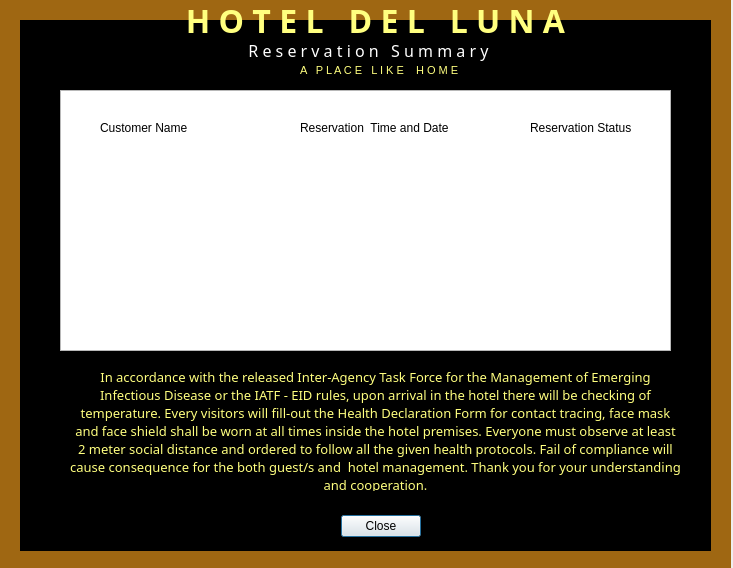
<?xml version="1.0" encoding="UTF-8"?>
<ui version="4.0">
 <class>Dialog</class>
 <widget class="QDialog" name="Dialog">
  <property name="geometry">
   <rect>
    <x>0</x>
    <y>0</y>
    <width>733</width>
    <height>568</height>
   </rect>
  </property>
  <property name="windowTitle">
   <string>Dialog</string>
  </property>
  <widget class="QDialogButtonBox" name="buttonBox">
   <property name="geometry">
    <rect>
     <x>80</x>
     <y>510</y>
     <width>341</width>
     <height>32</height>
    </rect>
   </property>
   <property name="orientation">
    <enum>Qt::Horizontal</enum>
   </property>
   <property name="standardButtons">
    <set>QDialogButtonBox::Close</set>
   </property>
  </widget>
  <widget class="QLabel" name="label_4">
   <property name="geometry">
    <rect>
     <x>70</x>
     <y>370</y>
     <width>611</width>
     <height>121</height>
    </rect>
   </property>
   <property name="palette">
    <palette>
     <active>
      <colorrole role="WindowText">
       <brush brushstyle="SolidPattern">
        <color alpha="255">
         <red>255</red>
         <green>255</green>
         <blue>127</blue>
        </color>
       </brush>
      </colorrole>
      <colorrole role="Button">
       <brush brushstyle="SolidPattern">
        <color alpha="255">
         <red>255</red>
         <green>255</green>
         <blue>127</blue>
        </color>
       </brush>
      </colorrole>
      <colorrole role="Light">
       <brush brushstyle="SolidPattern">
        <color alpha="255">
         <red>255</red>
         <green>255</green>
         <blue>255</blue>
        </color>
       </brush>
      </colorrole>
      <colorrole role="Midlight">
       <brush brushstyle="SolidPattern">
        <color alpha="255">
         <red>255</red>
         <green>255</green>
         <blue>191</blue>
        </color>
       </brush>
      </colorrole>
      <colorrole role="Dark">
       <brush brushstyle="SolidPattern">
        <color alpha="255">
         <red>127</red>
         <green>127</green>
         <blue>63</blue>
        </color>
       </brush>
      </colorrole>
      <colorrole role="Mid">
       <brush brushstyle="SolidPattern">
        <color alpha="255">
         <red>170</red>
         <green>170</green>
         <blue>84</blue>
        </color>
       </brush>
      </colorrole>
      <colorrole role="Text">
       <brush brushstyle="SolidPattern">
        <color alpha="255">
         <red>0</red>
         <green>0</green>
         <blue>0</blue>
        </color>
       </brush>
      </colorrole>
      <colorrole role="BrightText">
       <brush brushstyle="SolidPattern">
        <color alpha="255">
         <red>255</red>
         <green>255</green>
         <blue>255</blue>
        </color>
       </brush>
      </colorrole>
      <colorrole role="ButtonText">
       <brush brushstyle="SolidPattern">
        <color alpha="255">
         <red>0</red>
         <green>0</green>
         <blue>0</blue>
        </color>
       </brush>
      </colorrole>
      <colorrole role="Base">
       <brush brushstyle="SolidPattern">
        <color alpha="255">
         <red>255</red>
         <green>255</green>
         <blue>255</blue>
        </color>
       </brush>
      </colorrole>
      <colorrole role="Window">
       <brush brushstyle="SolidPattern">
        <color alpha="255">
         <red>255</red>
         <green>255</green>
         <blue>127</blue>
        </color>
       </brush>
      </colorrole>
      <colorrole role="Shadow">
       <brush brushstyle="SolidPattern">
        <color alpha="255">
         <red>0</red>
         <green>0</green>
         <blue>0</blue>
        </color>
       </brush>
      </colorrole>
      <colorrole role="AlternateBase">
       <brush brushstyle="SolidPattern">
        <color alpha="255">
         <red>255</red>
         <green>255</green>
         <blue>191</blue>
        </color>
       </brush>
      </colorrole>
      <colorrole role="ToolTipBase">
       <brush brushstyle="SolidPattern">
        <color alpha="255">
         <red>255</red>
         <green>255</green>
         <blue>220</blue>
        </color>
       </brush>
      </colorrole>
      <colorrole role="ToolTipText">
       <brush brushstyle="SolidPattern">
        <color alpha="255">
         <red>0</red>
         <green>0</green>
         <blue>0</blue>
        </color>
       </brush>
      </colorrole>
     </active>
     <inactive>
      <colorrole role="WindowText">
       <brush brushstyle="SolidPattern">
        <color alpha="255">
         <red>255</red>
         <green>255</green>
         <blue>127</blue>
        </color>
       </brush>
      </colorrole>
      <colorrole role="Button">
       <brush brushstyle="SolidPattern">
        <color alpha="255">
         <red>255</red>
         <green>255</green>
         <blue>127</blue>
        </color>
       </brush>
      </colorrole>
      <colorrole role="Light">
       <brush brushstyle="SolidPattern">
        <color alpha="255">
         <red>255</red>
         <green>255</green>
         <blue>255</blue>
        </color>
       </brush>
      </colorrole>
      <colorrole role="Midlight">
       <brush brushstyle="SolidPattern">
        <color alpha="255">
         <red>255</red>
         <green>255</green>
         <blue>191</blue>
        </color>
       </brush>
      </colorrole>
      <colorrole role="Dark">
       <brush brushstyle="SolidPattern">
        <color alpha="255">
         <red>127</red>
         <green>127</green>
         <blue>63</blue>
        </color>
       </brush>
      </colorrole>
      <colorrole role="Mid">
       <brush brushstyle="SolidPattern">
        <color alpha="255">
         <red>170</red>
         <green>170</green>
         <blue>84</blue>
        </color>
       </brush>
      </colorrole>
      <colorrole role="Text">
       <brush brushstyle="SolidPattern">
        <color alpha="255">
         <red>0</red>
         <green>0</green>
         <blue>0</blue>
        </color>
       </brush>
      </colorrole>
      <colorrole role="BrightText">
       <brush brushstyle="SolidPattern">
        <color alpha="255">
         <red>255</red>
         <green>255</green>
         <blue>255</blue>
        </color>
       </brush>
      </colorrole>
      <colorrole role="ButtonText">
       <brush brushstyle="SolidPattern">
        <color alpha="255">
         <red>0</red>
         <green>0</green>
         <blue>0</blue>
        </color>
       </brush>
      </colorrole>
      <colorrole role="Base">
       <brush brushstyle="SolidPattern">
        <color alpha="255">
         <red>255</red>
         <green>255</green>
         <blue>255</blue>
        </color>
       </brush>
      </colorrole>
      <colorrole role="Window">
       <brush brushstyle="SolidPattern">
        <color alpha="255">
         <red>255</red>
         <green>255</green>
         <blue>127</blue>
        </color>
       </brush>
      </colorrole>
      <colorrole role="Shadow">
       <brush brushstyle="SolidPattern">
        <color alpha="255">
         <red>0</red>
         <green>0</green>
         <blue>0</blue>
        </color>
       </brush>
      </colorrole>
      <colorrole role="AlternateBase">
       <brush brushstyle="SolidPattern">
        <color alpha="255">
         <red>255</red>
         <green>255</green>
         <blue>191</blue>
        </color>
       </brush>
      </colorrole>
      <colorrole role="ToolTipBase">
       <brush brushstyle="SolidPattern">
        <color alpha="255">
         <red>255</red>
         <green>255</green>
         <blue>220</blue>
        </color>
       </brush>
      </colorrole>
      <colorrole role="ToolTipText">
       <brush brushstyle="SolidPattern">
        <color alpha="255">
         <red>0</red>
         <green>0</green>
         <blue>0</blue>
        </color>
       </brush>
      </colorrole>
     </inactive>
     <disabled>
      <colorrole role="WindowText">
       <brush brushstyle="SolidPattern">
        <color alpha="255">
         <red>127</red>
         <green>127</green>
         <blue>63</blue>
        </color>
       </brush>
      </colorrole>
      <colorrole role="Button">
       <brush brushstyle="SolidPattern">
        <color alpha="255">
         <red>255</red>
         <green>255</green>
         <blue>127</blue>
        </color>
       </brush>
      </colorrole>
      <colorrole role="Light">
       <brush brushstyle="SolidPattern">
        <color alpha="255">
         <red>255</red>
         <green>255</green>
         <blue>255</blue>
        </color>
       </brush>
      </colorrole>
      <colorrole role="Midlight">
       <brush brushstyle="SolidPattern">
        <color alpha="255">
         <red>255</red>
         <green>255</green>
         <blue>191</blue>
        </color>
       </brush>
      </colorrole>
      <colorrole role="Dark">
       <brush brushstyle="SolidPattern">
        <color alpha="255">
         <red>127</red>
         <green>127</green>
         <blue>63</blue>
        </color>
       </brush>
      </colorrole>
      <colorrole role="Mid">
       <brush brushstyle="SolidPattern">
        <color alpha="255">
         <red>170</red>
         <green>170</green>
         <blue>84</blue>
        </color>
       </brush>
      </colorrole>
      <colorrole role="Text">
       <brush brushstyle="SolidPattern">
        <color alpha="255">
         <red>127</red>
         <green>127</green>
         <blue>63</blue>
        </color>
       </brush>
      </colorrole>
      <colorrole role="BrightText">
       <brush brushstyle="SolidPattern">
        <color alpha="255">
         <red>255</red>
         <green>255</green>
         <blue>255</blue>
        </color>
       </brush>
      </colorrole>
      <colorrole role="ButtonText">
       <brush brushstyle="SolidPattern">
        <color alpha="255">
         <red>127</red>
         <green>127</green>
         <blue>63</blue>
        </color>
       </brush>
      </colorrole>
      <colorrole role="Base">
       <brush brushstyle="SolidPattern">
        <color alpha="255">
         <red>255</red>
         <green>255</green>
         <blue>127</blue>
        </color>
       </brush>
      </colorrole>
      <colorrole role="Window">
       <brush brushstyle="SolidPattern">
        <color alpha="255">
         <red>255</red>
         <green>255</green>
         <blue>127</blue>
        </color>
       </brush>
      </colorrole>
      <colorrole role="Shadow">
       <brush brushstyle="SolidPattern">
        <color alpha="255">
         <red>0</red>
         <green>0</green>
         <blue>0</blue>
        </color>
       </brush>
      </colorrole>
      <colorrole role="AlternateBase">
       <brush brushstyle="SolidPattern">
        <color alpha="255">
         <red>255</red>
         <green>255</green>
         <blue>127</blue>
        </color>
       </brush>
      </colorrole>
      <colorrole role="ToolTipBase">
       <brush brushstyle="SolidPattern">
        <color alpha="255">
         <red>255</red>
         <green>255</green>
         <blue>220</blue>
        </color>
       </brush>
      </colorrole>
      <colorrole role="ToolTipText">
       <brush brushstyle="SolidPattern">
        <color alpha="255">
         <red>0</red>
         <green>0</green>
         <blue>0</blue>
        </color>
       </brush>
      </colorrole>
     </disabled>
    </palette>
   </property>
   <property name="font">
    <font>
     <family>Century Gothic</family>
     <pointsize>10</pointsize>
     <weight>50</weight>
     <bold>false</bold>
    </font>
   </property>
   <property name="toolTipDuration">
    <number>-4</number>
   </property>
   <property name="autoFillBackground">
    <bool>false</bool>
   </property>
   <property name="text">
    <string>In accordance with the released Inter-Agency Task Force for the Management of Emerging Infectious Disease or the IATF - EID rules, upon arrival in the hotel there will be checking of temperature. Every visitors will fill-out the Health Declaration Form for contact tracing, face mask and face shield shall be worn at all times inside the hotel premises. Everyone must observe at least 2 meter social distance and ordered to follow all the given health protocols. Fail of compliance will cause consequence for the both guest/s and  hotel management. Thank you for your understanding and cooperation.</string>
   </property>
   <property name="alignment">
    <set>Qt::AlignCenter</set>
   </property>
   <property name="wordWrap">
    <bool>true</bool>
   </property>
  </widget>
  <widget class="QLabel" name="label_2">
   <property name="geometry">
    <rect>
     <x>110</x>
     <y>30</y>
     <width>521</width>
     <height>41</height>
    </rect>
   </property>
   <property name="palette">
    <palette>
     <active>
      <colorrole role="WindowText">
       <brush brushstyle="SolidPattern">
        <color alpha="255">
         <red>255</red>
         <green>255</green>
         <blue>255</blue>
        </color>
       </brush>
      </colorrole>
      <colorrole role="Button">
       <brush brushstyle="SolidPattern">
        <color alpha="255">
         <red>255</red>
         <green>255</green>
         <blue>127</blue>
        </color>
       </brush>
      </colorrole>
      <colorrole role="Light">
       <brush brushstyle="SolidPattern">
        <color alpha="255">
         <red>255</red>
         <green>255</green>
         <blue>255</blue>
        </color>
       </brush>
      </colorrole>
      <colorrole role="Midlight">
       <brush brushstyle="SolidPattern">
        <color alpha="255">
         <red>255</red>
         <green>255</green>
         <blue>191</blue>
        </color>
       </brush>
      </colorrole>
      <colorrole role="Dark">
       <brush brushstyle="SolidPattern">
        <color alpha="255">
         <red>127</red>
         <green>127</green>
         <blue>63</blue>
        </color>
       </brush>
      </colorrole>
      <colorrole role="Mid">
       <brush brushstyle="SolidPattern">
        <color alpha="255">
         <red>170</red>
         <green>170</green>
         <blue>84</blue>
        </color>
       </brush>
      </colorrole>
      <colorrole role="Text">
       <brush brushstyle="SolidPattern">
        <color alpha="255">
         <red>0</red>
         <green>0</green>
         <blue>0</blue>
        </color>
       </brush>
      </colorrole>
      <colorrole role="BrightText">
       <brush brushstyle="SolidPattern">
        <color alpha="255">
         <red>255</red>
         <green>255</green>
         <blue>255</blue>
        </color>
       </brush>
      </colorrole>
      <colorrole role="ButtonText">
       <brush brushstyle="SolidPattern">
        <color alpha="255">
         <red>0</red>
         <green>0</green>
         <blue>0</blue>
        </color>
       </brush>
      </colorrole>
      <colorrole role="Base">
       <brush brushstyle="SolidPattern">
        <color alpha="255">
         <red>255</red>
         <green>255</green>
         <blue>255</blue>
        </color>
       </brush>
      </colorrole>
      <colorrole role="Window">
       <brush brushstyle="SolidPattern">
        <color alpha="255">
         <red>255</red>
         <green>255</green>
         <blue>127</blue>
        </color>
       </brush>
      </colorrole>
      <colorrole role="Shadow">
       <brush brushstyle="SolidPattern">
        <color alpha="255">
         <red>0</red>
         <green>0</green>
         <blue>0</blue>
        </color>
       </brush>
      </colorrole>
      <colorrole role="AlternateBase">
       <brush brushstyle="SolidPattern">
        <color alpha="255">
         <red>255</red>
         <green>255</green>
         <blue>191</blue>
        </color>
       </brush>
      </colorrole>
      <colorrole role="ToolTipBase">
       <brush brushstyle="SolidPattern">
        <color alpha="255">
         <red>255</red>
         <green>255</green>
         <blue>220</blue>
        </color>
       </brush>
      </colorrole>
      <colorrole role="ToolTipText">
       <brush brushstyle="SolidPattern">
        <color alpha="255">
         <red>0</red>
         <green>0</green>
         <blue>0</blue>
        </color>
       </brush>
      </colorrole>
     </active>
     <inactive>
      <colorrole role="WindowText">
       <brush brushstyle="SolidPattern">
        <color alpha="255">
         <red>255</red>
         <green>255</green>
         <blue>255</blue>
        </color>
       </brush>
      </colorrole>
      <colorrole role="Button">
       <brush brushstyle="SolidPattern">
        <color alpha="255">
         <red>255</red>
         <green>255</green>
         <blue>127</blue>
        </color>
       </brush>
      </colorrole>
      <colorrole role="Light">
       <brush brushstyle="SolidPattern">
        <color alpha="255">
         <red>255</red>
         <green>255</green>
         <blue>255</blue>
        </color>
       </brush>
      </colorrole>
      <colorrole role="Midlight">
       <brush brushstyle="SolidPattern">
        <color alpha="255">
         <red>255</red>
         <green>255</green>
         <blue>191</blue>
        </color>
       </brush>
      </colorrole>
      <colorrole role="Dark">
       <brush brushstyle="SolidPattern">
        <color alpha="255">
         <red>127</red>
         <green>127</green>
         <blue>63</blue>
        </color>
       </brush>
      </colorrole>
      <colorrole role="Mid">
       <brush brushstyle="SolidPattern">
        <color alpha="255">
         <red>170</red>
         <green>170</green>
         <blue>84</blue>
        </color>
       </brush>
      </colorrole>
      <colorrole role="Text">
       <brush brushstyle="SolidPattern">
        <color alpha="255">
         <red>0</red>
         <green>0</green>
         <blue>0</blue>
        </color>
       </brush>
      </colorrole>
      <colorrole role="BrightText">
       <brush brushstyle="SolidPattern">
        <color alpha="255">
         <red>255</red>
         <green>255</green>
         <blue>255</blue>
        </color>
       </brush>
      </colorrole>
      <colorrole role="ButtonText">
       <brush brushstyle="SolidPattern">
        <color alpha="255">
         <red>0</red>
         <green>0</green>
         <blue>0</blue>
        </color>
       </brush>
      </colorrole>
      <colorrole role="Base">
       <brush brushstyle="SolidPattern">
        <color alpha="255">
         <red>255</red>
         <green>255</green>
         <blue>255</blue>
        </color>
       </brush>
      </colorrole>
      <colorrole role="Window">
       <brush brushstyle="SolidPattern">
        <color alpha="255">
         <red>255</red>
         <green>255</green>
         <blue>127</blue>
        </color>
       </brush>
      </colorrole>
      <colorrole role="Shadow">
       <brush brushstyle="SolidPattern">
        <color alpha="255">
         <red>0</red>
         <green>0</green>
         <blue>0</blue>
        </color>
       </brush>
      </colorrole>
      <colorrole role="AlternateBase">
       <brush brushstyle="SolidPattern">
        <color alpha="255">
         <red>255</red>
         <green>255</green>
         <blue>191</blue>
        </color>
       </brush>
      </colorrole>
      <colorrole role="ToolTipBase">
       <brush brushstyle="SolidPattern">
        <color alpha="255">
         <red>255</red>
         <green>255</green>
         <blue>220</blue>
        </color>
       </brush>
      </colorrole>
      <colorrole role="ToolTipText">
       <brush brushstyle="SolidPattern">
        <color alpha="255">
         <red>0</red>
         <green>0</green>
         <blue>0</blue>
        </color>
       </brush>
      </colorrole>
     </inactive>
     <disabled>
      <colorrole role="WindowText">
       <brush brushstyle="SolidPattern">
        <color alpha="255">
         <red>127</red>
         <green>127</green>
         <blue>63</blue>
        </color>
       </brush>
      </colorrole>
      <colorrole role="Button">
       <brush brushstyle="SolidPattern">
        <color alpha="255">
         <red>255</red>
         <green>255</green>
         <blue>127</blue>
        </color>
       </brush>
      </colorrole>
      <colorrole role="Light">
       <brush brushstyle="SolidPattern">
        <color alpha="255">
         <red>255</red>
         <green>255</green>
         <blue>255</blue>
        </color>
       </brush>
      </colorrole>
      <colorrole role="Midlight">
       <brush brushstyle="SolidPattern">
        <color alpha="255">
         <red>255</red>
         <green>255</green>
         <blue>191</blue>
        </color>
       </brush>
      </colorrole>
      <colorrole role="Dark">
       <brush brushstyle="SolidPattern">
        <color alpha="255">
         <red>127</red>
         <green>127</green>
         <blue>63</blue>
        </color>
       </brush>
      </colorrole>
      <colorrole role="Mid">
       <brush brushstyle="SolidPattern">
        <color alpha="255">
         <red>170</red>
         <green>170</green>
         <blue>84</blue>
        </color>
       </brush>
      </colorrole>
      <colorrole role="Text">
       <brush brushstyle="SolidPattern">
        <color alpha="255">
         <red>127</red>
         <green>127</green>
         <blue>63</blue>
        </color>
       </brush>
      </colorrole>
      <colorrole role="BrightText">
       <brush brushstyle="SolidPattern">
        <color alpha="255">
         <red>255</red>
         <green>255</green>
         <blue>255</blue>
        </color>
       </brush>
      </colorrole>
      <colorrole role="ButtonText">
       <brush brushstyle="SolidPattern">
        <color alpha="255">
         <red>127</red>
         <green>127</green>
         <blue>63</blue>
        </color>
       </brush>
      </colorrole>
      <colorrole role="Base">
       <brush brushstyle="SolidPattern">
        <color alpha="255">
         <red>255</red>
         <green>255</green>
         <blue>127</blue>
        </color>
       </brush>
      </colorrole>
      <colorrole role="Window">
       <brush brushstyle="SolidPattern">
        <color alpha="255">
         <red>255</red>
         <green>255</green>
         <blue>127</blue>
        </color>
       </brush>
      </colorrole>
      <colorrole role="Shadow">
       <brush brushstyle="SolidPattern">
        <color alpha="255">
         <red>0</red>
         <green>0</green>
         <blue>0</blue>
        </color>
       </brush>
      </colorrole>
      <colorrole role="AlternateBase">
       <brush brushstyle="SolidPattern">
        <color alpha="255">
         <red>255</red>
         <green>255</green>
         <blue>127</blue>
        </color>
       </brush>
      </colorrole>
      <colorrole role="ToolTipBase">
       <brush brushstyle="SolidPattern">
        <color alpha="255">
         <red>255</red>
         <green>255</green>
         <blue>220</blue>
        </color>
       </brush>
      </colorrole>
      <colorrole role="ToolTipText">
       <brush brushstyle="SolidPattern">
        <color alpha="255">
         <red>0</red>
         <green>0</green>
         <blue>0</blue>
        </color>
       </brush>
      </colorrole>
     </disabled>
    </palette>
   </property>
   <property name="font">
    <font>
     <family>Century Gothic</family>
     <pointsize>12</pointsize>
     <weight>50</weight>
     <bold>false</bold>
    </font>
   </property>
   <property name="toolTipDuration">
    <number>-4</number>
   </property>
   <property name="autoFillBackground">
    <bool>false</bool>
   </property>
   <property name="text">
    <string>R e s e r v a t i o n   S u m m a r y </string>
   </property>
   <property name="alignment">
    <set>Qt::AlignCenter</set>
   </property>
  </widget>
  <widget class="QListView" name="listView">
   <property name="geometry">
    <rect>
     <x>60</x>
     <y>90</y>
     <width>611</width>
     <height>261</height>
    </rect>
   </property>
  </widget>
  <widget class="QLabel" name="label_3">
   <property name="geometry">
    <rect>
     <x>100</x>
     <y>120</y>
     <width>91</width>
     <height>16</height>
    </rect>
   </property>
   <property name="text">
    <string>Customer Name</string>
   </property>
   <property name="wordWrap">
    <bool>true</bool>
   </property>
  </widget>
  <widget class="QLabel" name="label_5">
   <property name="geometry">
    <rect>
     <x>300</x>
     <y>120</y>
     <width>161</width>
     <height>16</height>
    </rect>
   </property>
   <property name="text">
    <string>Reservation  Time and Date</string>
   </property>
   <property name="wordWrap">
    <bool>true</bool>
   </property>
  </widget>
  <widget class="QLabel" name="label_6">
   <property name="geometry">
    <rect>
     <x>530</x>
     <y>120</y>
     <width>161</width>
     <height>16</height>
    </rect>
   </property>
   <property name="text">
    <string>Reservation Status</string>
   </property>
   <property name="wordWrap">
    <bool>true</bool>
   </property>
  </widget>
  <widget class="QLabel" name="label_7">
   <property name="geometry">
    <rect>
     <x>0</x>
     <y>0</y>
     <width>731</width>
     <height>571</height>
    </rect>
   </property>
   <property name="palette">
    <palette>
     <active>
      <colorrole role="Base">
       <brush brushstyle="SolidPattern">
        <color alpha="255">
         <red>255</red>
         <green>255</green>
         <blue>255</blue>
        </color>
       </brush>
      </colorrole>
      <colorrole role="Window">
       <brush brushstyle="SolidPattern">
        <color alpha="255">
         <red>159</red>
         <green>103</green>
         <blue>18</blue>
        </color>
       </brush>
      </colorrole>
     </active>
     <inactive>
      <colorrole role="Base">
       <brush brushstyle="SolidPattern">
        <color alpha="255">
         <red>255</red>
         <green>255</green>
         <blue>255</blue>
        </color>
       </brush>
      </colorrole>
      <colorrole role="Window">
       <brush brushstyle="SolidPattern">
        <color alpha="255">
         <red>159</red>
         <green>103</green>
         <blue>18</blue>
        </color>
       </brush>
      </colorrole>
     </inactive>
     <disabled>
      <colorrole role="Base">
       <brush brushstyle="SolidPattern">
        <color alpha="255">
         <red>159</red>
         <green>103</green>
         <blue>18</blue>
        </color>
       </brush>
      </colorrole>
      <colorrole role="Window">
       <brush brushstyle="SolidPattern">
        <color alpha="255">
         <red>159</red>
         <green>103</green>
         <blue>18</blue>
        </color>
       </brush>
      </colorrole>
     </disabled>
    </palette>
   </property>
   <property name="autoFillBackground">
    <bool>true</bool>
   </property>
   <property name="text">
    <string/>
   </property>
  </widget>
  <widget class="QLabel" name="label_8">
   <property name="geometry">
    <rect>
     <x>20</x>
     <y>20</y>
     <width>691</width>
     <height>531</height>
    </rect>
   </property>
   <property name="palette">
    <palette>
     <active>
      <colorrole role="Base">
       <brush brushstyle="SolidPattern">
        <color alpha="255">
         <red>255</red>
         <green>255</green>
         <blue>255</blue>
        </color>
       </brush>
      </colorrole>
      <colorrole role="Window">
       <brush brushstyle="SolidPattern">
        <color alpha="255">
         <red>0</red>
         <green>0</green>
         <blue>0</blue>
        </color>
       </brush>
      </colorrole>
     </active>
     <inactive>
      <colorrole role="Base">
       <brush brushstyle="SolidPattern">
        <color alpha="255">
         <red>255</red>
         <green>255</green>
         <blue>255</blue>
        </color>
       </brush>
      </colorrole>
      <colorrole role="Window">
       <brush brushstyle="SolidPattern">
        <color alpha="255">
         <red>0</red>
         <green>0</green>
         <blue>0</blue>
        </color>
       </brush>
      </colorrole>
     </inactive>
     <disabled>
      <colorrole role="Base">
       <brush brushstyle="SolidPattern">
        <color alpha="255">
         <red>0</red>
         <green>0</green>
         <blue>0</blue>
        </color>
       </brush>
      </colorrole>
      <colorrole role="Window">
       <brush brushstyle="SolidPattern">
        <color alpha="255">
         <red>0</red>
         <green>0</green>
         <blue>0</blue>
        </color>
       </brush>
      </colorrole>
     </disabled>
    </palette>
   </property>
   <property name="autoFillBackground">
    <bool>true</bool>
   </property>
   <property name="text">
    <string>TextLabel</string>
   </property>
  </widget>
  <widget class="QLabel" name="label">
   <property name="geometry">
    <rect>
     <x>30</x>
     <y>0</y>
     <width>691</width>
     <height>41</height>
    </rect>
   </property>
   <property name="palette">
    <palette>
     <active>
      <colorrole role="WindowText">
       <brush brushstyle="SolidPattern">
        <color alpha="255">
         <red>255</red>
         <green>255</green>
         <blue>127</blue>
        </color>
       </brush>
      </colorrole>
      <colorrole role="Button">
       <brush brushstyle="SolidPattern">
        <color alpha="255">
         <red>255</red>
         <green>255</green>
         <blue>127</blue>
        </color>
       </brush>
      </colorrole>
      <colorrole role="Light">
       <brush brushstyle="SolidPattern">
        <color alpha="255">
         <red>255</red>
         <green>255</green>
         <blue>255</blue>
        </color>
       </brush>
      </colorrole>
      <colorrole role="Midlight">
       <brush brushstyle="SolidPattern">
        <color alpha="255">
         <red>255</red>
         <green>255</green>
         <blue>191</blue>
        </color>
       </brush>
      </colorrole>
      <colorrole role="Dark">
       <brush brushstyle="SolidPattern">
        <color alpha="255">
         <red>127</red>
         <green>127</green>
         <blue>63</blue>
        </color>
       </brush>
      </colorrole>
      <colorrole role="Mid">
       <brush brushstyle="SolidPattern">
        <color alpha="255">
         <red>170</red>
         <green>170</green>
         <blue>84</blue>
        </color>
       </brush>
      </colorrole>
      <colorrole role="Text">
       <brush brushstyle="SolidPattern">
        <color alpha="255">
         <red>0</red>
         <green>0</green>
         <blue>0</blue>
        </color>
       </brush>
      </colorrole>
      <colorrole role="BrightText">
       <brush brushstyle="SolidPattern">
        <color alpha="255">
         <red>255</red>
         <green>255</green>
         <blue>255</blue>
        </color>
       </brush>
      </colorrole>
      <colorrole role="ButtonText">
       <brush brushstyle="SolidPattern">
        <color alpha="255">
         <red>0</red>
         <green>0</green>
         <blue>0</blue>
        </color>
       </brush>
      </colorrole>
      <colorrole role="Base">
       <brush brushstyle="SolidPattern">
        <color alpha="255">
         <red>255</red>
         <green>255</green>
         <blue>255</blue>
        </color>
       </brush>
      </colorrole>
      <colorrole role="Window">
       <brush brushstyle="SolidPattern">
        <color alpha="255">
         <red>255</red>
         <green>255</green>
         <blue>127</blue>
        </color>
       </brush>
      </colorrole>
      <colorrole role="Shadow">
       <brush brushstyle="SolidPattern">
        <color alpha="255">
         <red>0</red>
         <green>0</green>
         <blue>0</blue>
        </color>
       </brush>
      </colorrole>
      <colorrole role="AlternateBase">
       <brush brushstyle="SolidPattern">
        <color alpha="255">
         <red>255</red>
         <green>255</green>
         <blue>191</blue>
        </color>
       </brush>
      </colorrole>
      <colorrole role="ToolTipBase">
       <brush brushstyle="SolidPattern">
        <color alpha="255">
         <red>255</red>
         <green>255</green>
         <blue>220</blue>
        </color>
       </brush>
      </colorrole>
      <colorrole role="ToolTipText">
       <brush brushstyle="SolidPattern">
        <color alpha="255">
         <red>0</red>
         <green>0</green>
         <blue>0</blue>
        </color>
       </brush>
      </colorrole>
     </active>
     <inactive>
      <colorrole role="WindowText">
       <brush brushstyle="SolidPattern">
        <color alpha="255">
         <red>255</red>
         <green>255</green>
         <blue>127</blue>
        </color>
       </brush>
      </colorrole>
      <colorrole role="Button">
       <brush brushstyle="SolidPattern">
        <color alpha="255">
         <red>255</red>
         <green>255</green>
         <blue>127</blue>
        </color>
       </brush>
      </colorrole>
      <colorrole role="Light">
       <brush brushstyle="SolidPattern">
        <color alpha="255">
         <red>255</red>
         <green>255</green>
         <blue>255</blue>
        </color>
       </brush>
      </colorrole>
      <colorrole role="Midlight">
       <brush brushstyle="SolidPattern">
        <color alpha="255">
         <red>255</red>
         <green>255</green>
         <blue>191</blue>
        </color>
       </brush>
      </colorrole>
      <colorrole role="Dark">
       <brush brushstyle="SolidPattern">
        <color alpha="255">
         <red>127</red>
         <green>127</green>
         <blue>63</blue>
        </color>
       </brush>
      </colorrole>
      <colorrole role="Mid">
       <brush brushstyle="SolidPattern">
        <color alpha="255">
         <red>170</red>
         <green>170</green>
         <blue>84</blue>
        </color>
       </brush>
      </colorrole>
      <colorrole role="Text">
       <brush brushstyle="SolidPattern">
        <color alpha="255">
         <red>0</red>
         <green>0</green>
         <blue>0</blue>
        </color>
       </brush>
      </colorrole>
      <colorrole role="BrightText">
       <brush brushstyle="SolidPattern">
        <color alpha="255">
         <red>255</red>
         <green>255</green>
         <blue>255</blue>
        </color>
       </brush>
      </colorrole>
      <colorrole role="ButtonText">
       <brush brushstyle="SolidPattern">
        <color alpha="255">
         <red>0</red>
         <green>0</green>
         <blue>0</blue>
        </color>
       </brush>
      </colorrole>
      <colorrole role="Base">
       <brush brushstyle="SolidPattern">
        <color alpha="255">
         <red>255</red>
         <green>255</green>
         <blue>255</blue>
        </color>
       </brush>
      </colorrole>
      <colorrole role="Window">
       <brush brushstyle="SolidPattern">
        <color alpha="255">
         <red>255</red>
         <green>255</green>
         <blue>127</blue>
        </color>
       </brush>
      </colorrole>
      <colorrole role="Shadow">
       <brush brushstyle="SolidPattern">
        <color alpha="255">
         <red>0</red>
         <green>0</green>
         <blue>0</blue>
        </color>
       </brush>
      </colorrole>
      <colorrole role="AlternateBase">
       <brush brushstyle="SolidPattern">
        <color alpha="255">
         <red>255</red>
         <green>255</green>
         <blue>191</blue>
        </color>
       </brush>
      </colorrole>
      <colorrole role="ToolTipBase">
       <brush brushstyle="SolidPattern">
        <color alpha="255">
         <red>255</red>
         <green>255</green>
         <blue>220</blue>
        </color>
       </brush>
      </colorrole>
      <colorrole role="ToolTipText">
       <brush brushstyle="SolidPattern">
        <color alpha="255">
         <red>0</red>
         <green>0</green>
         <blue>0</blue>
        </color>
       </brush>
      </colorrole>
     </inactive>
     <disabled>
      <colorrole role="WindowText">
       <brush brushstyle="SolidPattern">
        <color alpha="255">
         <red>120</red>
         <green>120</green>
         <blue>120</blue>
        </color>
       </brush>
      </colorrole>
      <colorrole role="Button">
       <brush brushstyle="SolidPattern">
        <color alpha="255">
         <red>255</red>
         <green>255</green>
         <blue>127</blue>
        </color>
       </brush>
      </colorrole>
      <colorrole role="Light">
       <brush brushstyle="SolidPattern">
        <color alpha="255">
         <red>255</red>
         <green>255</green>
         <blue>255</blue>
        </color>
       </brush>
      </colorrole>
      <colorrole role="Midlight">
       <brush brushstyle="SolidPattern">
        <color alpha="255">
         <red>255</red>
         <green>255</green>
         <blue>191</blue>
        </color>
       </brush>
      </colorrole>
      <colorrole role="Dark">
       <brush brushstyle="SolidPattern">
        <color alpha="255">
         <red>127</red>
         <green>127</green>
         <blue>63</blue>
        </color>
       </brush>
      </colorrole>
      <colorrole role="Mid">
       <brush brushstyle="SolidPattern">
        <color alpha="255">
         <red>170</red>
         <green>170</green>
         <blue>84</blue>
        </color>
       </brush>
      </colorrole>
      <colorrole role="Text">
       <brush brushstyle="SolidPattern">
        <color alpha="255">
         <red>127</red>
         <green>127</green>
         <blue>63</blue>
        </color>
       </brush>
      </colorrole>
      <colorrole role="BrightText">
       <brush brushstyle="SolidPattern">
        <color alpha="255">
         <red>255</red>
         <green>255</green>
         <blue>255</blue>
        </color>
       </brush>
      </colorrole>
      <colorrole role="ButtonText">
       <brush brushstyle="SolidPattern">
        <color alpha="255">
         <red>127</red>
         <green>127</green>
         <blue>63</blue>
        </color>
       </brush>
      </colorrole>
      <colorrole role="Base">
       <brush brushstyle="SolidPattern">
        <color alpha="255">
         <red>255</red>
         <green>255</green>
         <blue>127</blue>
        </color>
       </brush>
      </colorrole>
      <colorrole role="Window">
       <brush brushstyle="SolidPattern">
        <color alpha="255">
         <red>255</red>
         <green>255</green>
         <blue>127</blue>
        </color>
       </brush>
      </colorrole>
      <colorrole role="Shadow">
       <brush brushstyle="SolidPattern">
        <color alpha="255">
         <red>0</red>
         <green>0</green>
         <blue>0</blue>
        </color>
       </brush>
      </colorrole>
      <colorrole role="AlternateBase">
       <brush brushstyle="SolidPattern">
        <color alpha="255">
         <red>255</red>
         <green>255</green>
         <blue>127</blue>
        </color>
       </brush>
      </colorrole>
      <colorrole role="ToolTipBase">
       <brush brushstyle="SolidPattern">
        <color alpha="255">
         <red>255</red>
         <green>255</green>
         <blue>220</blue>
        </color>
       </brush>
      </colorrole>
      <colorrole role="ToolTipText">
       <brush brushstyle="SolidPattern">
        <color alpha="255">
         <red>0</red>
         <green>0</green>
         <blue>0</blue>
        </color>
       </brush>
      </colorrole>
     </disabled>
    </palette>
   </property>
   <property name="font">
    <font>
     <family>Century Gothic</family>
     <pointsize>24</pointsize>
     <weight>75</weight>
     <bold>true</bold>
    </font>
   </property>
   <property name="toolTipDuration">
    <number>-4</number>
   </property>
   <property name="autoFillBackground">
    <bool>false</bool>
   </property>
   <property name="text">
    <string>H O T E L   D E L   L U N A</string>
   </property>
   <property name="alignment">
    <set>Qt::AlignCenter</set>
   </property>
  </widget>
  <widget class="QLabel" name="label_9">
   <property name="geometry">
    <rect>
     <x>300</x>
     <y>60</y>
     <width>171</width>
     <height>20</height>
    </rect>
   </property>
   <property name="palette">
    <palette>
     <active>
      <colorrole role="WindowText">
       <brush brushstyle="SolidPattern">
        <color alpha="255">
         <red>255</red>
         <green>255</green>
         <blue>127</blue>
        </color>
       </brush>
      </colorrole>
     </active>
     <inactive>
      <colorrole role="WindowText">
       <brush brushstyle="SolidPattern">
        <color alpha="255">
         <red>255</red>
         <green>255</green>
         <blue>127</blue>
        </color>
       </brush>
      </colorrole>
     </inactive>
     <disabled>
      <colorrole role="WindowText">
       <brush brushstyle="SolidPattern">
        <color alpha="255">
         <red>120</red>
         <green>120</green>
         <blue>120</blue>
        </color>
       </brush>
      </colorrole>
     </disabled>
    </palette>
   </property>
   <property name="font">
    <font>
     <pointsize>8</pointsize>
    </font>
   </property>
   <property name="text">
    <string>A   P L A C E   L I K E    H O M E</string>
   </property>
  </widget>
  <zorder>label_7</zorder>
  <zorder>label_8</zorder>
  <zorder>buttonBox</zorder>
  <zorder>label_4</zorder>
  <zorder>label_2</zorder>
  <zorder>listView</zorder>
  <zorder>label_3</zorder>
  <zorder>label_5</zorder>
  <zorder>label_6</zorder>
  <zorder>label</zorder>
  <zorder>label_9</zorder>
 </widget>
 <resources/>
 <connections>
  <connection>
   <sender>buttonBox</sender>
   <signal>accepted()</signal>
   <receiver>Dialog</receiver>
   <slot>accept()</slot>
   <hints>
    <hint type="sourcelabel">
     <x>248</x>
     <y>254</y>
    </hint>
    <hint type="destinationlabel">
     <x>157</x>
     <y>274</y>
    </hint>
   </hints>
  </connection>
  <connection>
   <sender>buttonBox</sender>
   <signal>rejected()</signal>
   <receiver>Dialog</receiver>
   <slot>reject()</slot>
   <hints>
    <hint type="sourcelabel">
     <x>316</x>
     <y>260</y>
    </hint>
    <hint type="destinationlabel">
     <x>286</x>
     <y>274</y>
    </hint>
   </hints>
  </connection>
 </connections>
</ui>
